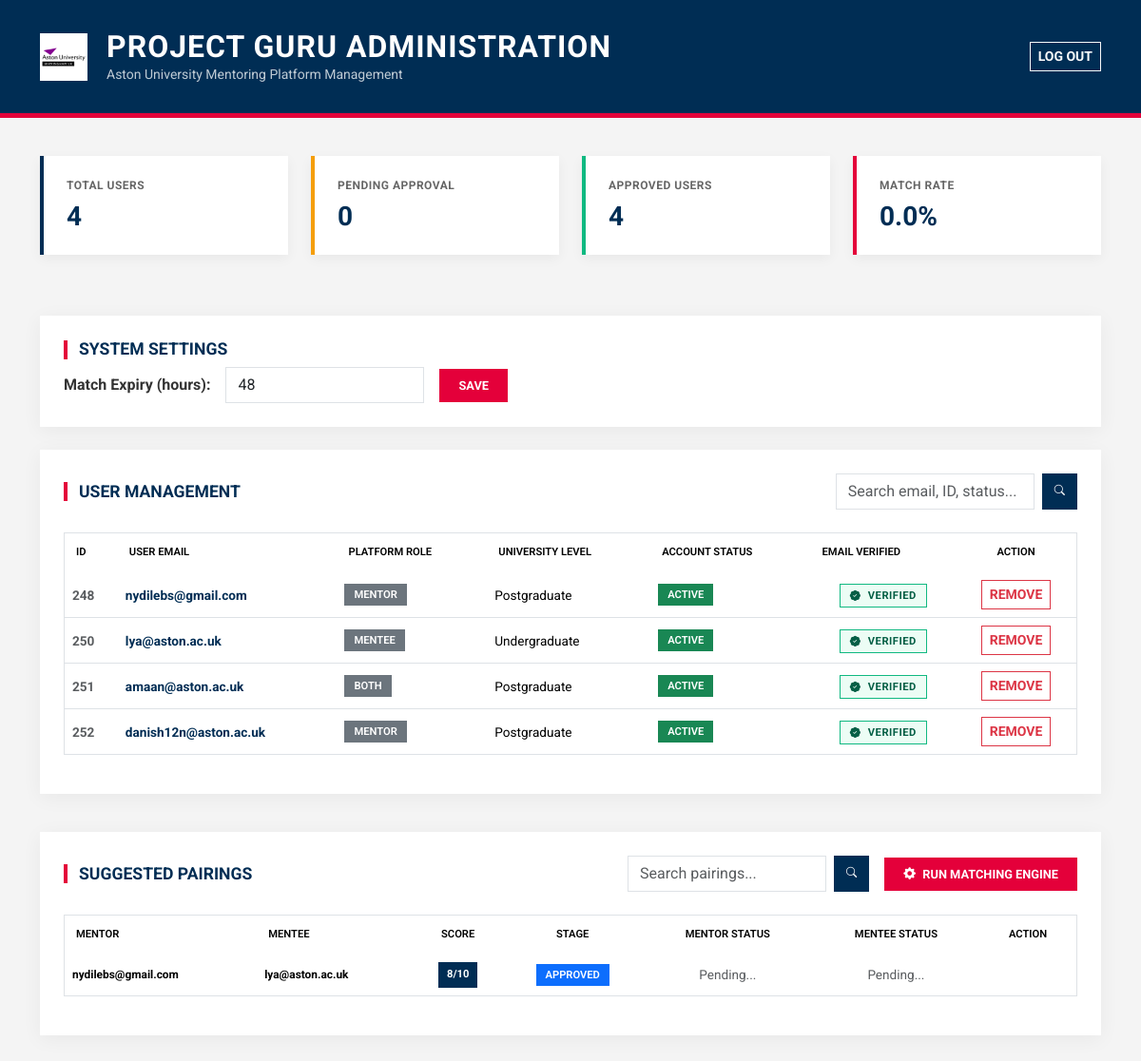
Before: /admin (signed in) with the older database file.
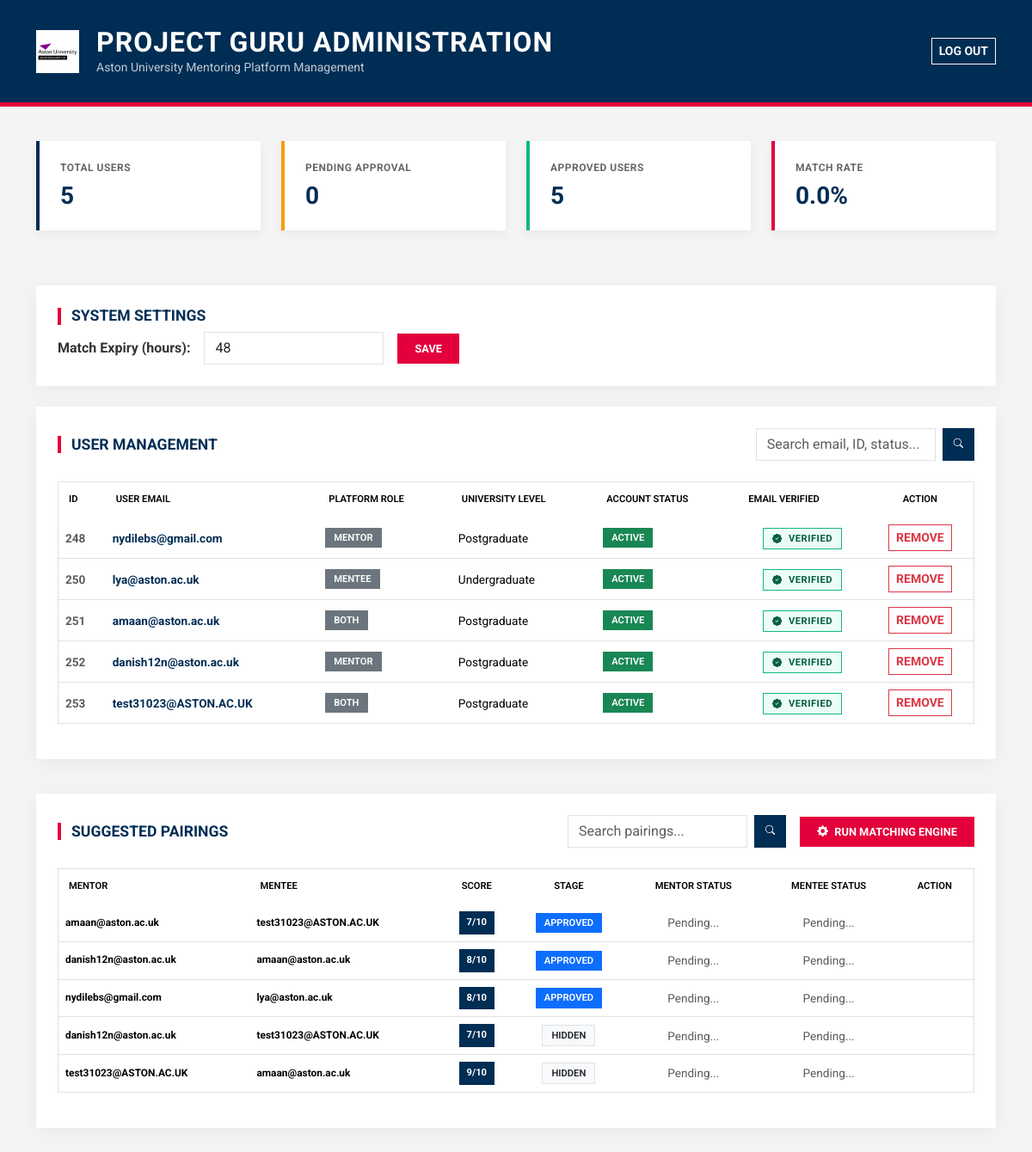
After: the same page with the newer database file.
### tables this page shows
CREATE TABLE users (
    id INTEGER PRIMARY KEY AUTOINCREMENT,
    email TEXT UNIQUE,
    password TEXT,
    role TEXT,
    level TEXT,
    experience TEXT,
    domain TEXT,
    availability TEXT,
    location TEXT,
    status TEXT
, verification_code TEXT, is_verified INTEGER DEFAULT 0, reset_code TEXT);

CREATE TABLE matches (
    id INTEGER PRIMARY KEY AUTOINCREMENT,
    mentor_id INTEGER,
    mentee_id INTEGER,
    score INTEGER,
    reason TEXT,
    status TEXT DEFAULT 'pending',
    mentor_response TEXT DEFAULT 'pending',
    mentee_response TEXT DEFAULT 'pending'
, created_at TEXT);

### app.py (the view)
@app.route("/admin")
def admin():
    if not session.get("admin_logged_in"):
        return redirect("/admin_login")
    conn = get_db()
    search = request.args.get("search", "").strip()
    if search:
        users = conn.execute("""
            SELECT u.*,
                   COALESCE(q.help_areas, 'Not filled') AS help_areas
            FROM users u
            LEFT JOIN questionnaires q ON u.id = q.user_id
            WHERE
                u.email LIKE ?
                OR u.id LIKE ?
                OR u.status LIKE ?
                OR u.is_verified LIKE ?
        """, (
            f"%{search}%",
            f"%{search}%",
            f"%{search}%",
            f"%{search}%"
        )).fetchall()
    else:
        users = conn.execute("""
            SELECT u.*,
                   COALESCE(q.help_areas, 'Not filled') AS help_areas
            FROM users u
            LEFT JOIN questionnaires q ON u.id = q.user_id
        """).fetchall()
    match_search = request.args.get("match_search", "").strip()
    if match_search:
        matches = conn.execute("""
            SELECT m.*,
                   u1.email AS mentor_email,
                   u2.email AS mentee_email
            FROM matches m

            JOIN users u1 ON m.mentor_id = u1.id
            JOIN users u2 ON m.mentee_id = u2.id

            WHERE
                u1.email LIKE ?
                OR u2.email LIKE ?

            ORDER BY
                CASE WHEN m.status = 'final' THEN 0 ELSE 1 END,
                m.created_at DESC
        """, (
            f"%{match_search}%",
            f"%{match_search}%"
        )).fetchall()
    else:
        matches = conn.execute("""
            SELECT m.*,
                   u1.email AS mentor_email,
                   u2.email AS mentee_email
            FROM matches m

            JOIN users u1 ON m.mentor_id = u1.id
            JOIN users u2 ON m.mentee_id = u2.id

            ORDER BY
                CASE WHEN m.status = 'final' THEN 0 ELSE 1 END,
                m.created_at DESC
        """).fetchall()
    total_users = conn.execute(
        "SELECT COUNT(*) FROM users"
    ).fetchone()[0]
    pending_users = conn.execute(
        "SELECT COUNT(*) FROM users WHERE status='pending'"
    ).fetchone()[0]
    approved_users = conn.execute(
        "SELECT COUNT(*) FROM users WHERE status='accepted'"
    ).fetchone()[0]
    total_matches = conn.execute(
        "SELECT COUNT(*) FROM matches"
    ).fetchone()[0]
    final_matches = conn.execute(
        "SELECT COUNT(*) FROM matches WHERE status='final'"
    ).fetchone()[0]
    success_rate = 0
    if total_matches > 0:
        success_rate = round((final_matches / total_matches) * 100, 2)
    conn.close()
    return render_template(
        "admin.html",
        users=users,
        matches=matches,
        total_users=total_users,
        pending_users=pending_users,
        approved_users=approved_users,
        success_rate=success_rate,
        search=search,
        match_search=match_search
    )

### app.py (called while the page is built)
def get_db():
    conn = sqlite3.connect("database.db", timeout=30)
    conn.row_factory = sqlite3.Row
    return conn

### templates/admin.html (shortened to what this page needs)
<!DOCTYPE html>
<html lang="en">
<head>
    <link href="https://cdn.jsdelivr.net/npm/bootstrap@5.3.2/dist/css/bootstrap.min.css" rel="stylesheet">
    <link rel="stylesheet" href="https://cdn.jsdelivr.net/npm/bootstrap-icons@1.11.3/font/bootstrap-icons.min.css">
</head>
<body>
<header class="admin-header">
    <div class="container d-flex justify-content-between align-items-center">
        <div class="d-flex align-items-center">
            <img src="{{ url_for('static', filename='aston_logo.png') }}" alt="Aston Logo" class="admin-logo">
            <div>
                <h2>Project GURU Administration</h2>
                <p class="mb-0 opacity-75 small">Aston University Mentoring Platform Management</p>
            </div>
        </div>
        <a href="/admin_logout" class="btn btn-outline-light btn-sm rounded-0 fw-bold">LOG OUT</a>
    </div>
</header>
<div class="container">
    <div class="row mb-5">
        <div class="col-md-3 mb-3">
            <div class="card stat-card p-4">
                <h6>Total Users</h6>
                <h3>{{ total_users }}</h3>
            </div>
        </div>
        <div class="col-md-3 mb-3">
            <div class="card stat-card p-4" style="border-left-color: #f59e0b;">
                <h6>Pending Approval</h6>
                <h3>{{ pending_users }}</h3>
            </div>
        </div>
        <div class="col-md-3 mb-3">
            <div class="card stat-card p-4" style="border-left-color: #10b981;">
                <h6>Approved Users</h6>
                <h3>{{ approved_users }}</h3>
            </div>
        </div>
        <div class="col-md-3 mb-3">
            <div class="card stat-card p-4" style="border-left-color: var(--aston-red);">
                <h6>Match Rate</h6>
                <h3>{{ success_rate }}%</h3>
            </div>
        </div>
    </div>
    <div class="section-container mb-4">
        <h4 class="section-title">System Settings</h4>
        <form action="/update_expiry" method="POST" class="d-flex align-items-center gap-3">
            <label class="fw-bold mb-0">Match Expiry (hours):</label>
            <input type="number" name="hours" min="1" value="48" class="form-control w-auto" required>
            <button class="btn btn-aston-red">Save</button>
        </form>
    </div>
    <div class="section-container">
        <div class="d-flex justify-content-between align-items-center mb-4">
            <h4 class="section-title mb-0">User Management</h4>
            <form method="GET" action="/admin" class="d-flex" style="max-width: 350px;">
                <input type="text" name="search" value="{{ search or '' }}" class="form-control" placeholder="Search email, ID, status...">
                <button class="btn btn-aston-navy ms-2"><i class="bi bi-search"></i></button>
            </form>
        </div>
        <div class="table-responsive">
            <table class="table table-hover border">
                <thead>
                    <tr>
                        <th>ID</th>
                        <th>User Email</th>
                        <th>Platform Role</th>
                        <th>University Level</th>
                        <th>Account Status</th>
                        <th>Email Verified</th>
                        <th class="text-center">Action</th>
                    </tr>
                </thead>
                <tbody>
                    {% for user in users %}
                    <tr class="{% if user.status|lower == 'pending' %}bg-pending{% endif %}">
                        <td class="fw-bold text-muted">{{ user.id }}</td>
                        <td><a href="/user_profile/{{ user.id }}" class="text-decoration-none fw-bold" style="color: var(--aston-navy);">{{ user.email }}</a></td>
                        <td><span class="badge bg-secondary">{{ user.role }}</span></td>
                        <td class="text-capitalize">{{ user.level|replace('_', ' ') if user.level else 'N/A' }}</td>
                        <td>
                            {% if user.status|lower == "accepted" %}
                                <span class="badge bg-success">Active</span>
                            {% elif user.status|lower == "pending" %}
                                <span class="badge bg-warning text-dark">Awaiting Approval</span>
                            {% else %}
                                <span class="badge bg-dark">{{ user.status }}</span>
                            {% endif %}
                        </td>
                        <td class="text-center">
                            {% if user.is_verified == 1 %}
                                <span class="badge-status badge-verified"><i class="bi bi-patch-check-fill me-1"></i> Verified</span>
                            {% else %}
                                <span class="badge-status badge-unverified"><i class="bi bi-exclamation-octagon-fill me-1"></i> Unverified</span>
                            {% endif %}
                        </td>
                        <td class="text-center">
                            <div class="btn-group">
                                <a href="/remove_user/{{ user.id }}" class="btn btn-outline-danger btn-sm rounded-0 fw-bold" onclick="return confirm('Permanently remove this user?');">REMOVE</a>
                            </div>
                        </td>
                    </tr>
                    {% endfor %}
                </tbody>
            </table>
        </div>
    </div>
    <div class="section-container">
        <div class="d-flex justify-content-between align-items-center mb-4">
            <h4 class="section-title mb-0">Suggested Pairings</h4>
            <div class="d-flex align-items-center gap-3">
                <form method="GET" action="/admin" class="d-flex" style="max-width: 300px;">
                    <input type="text" name="match_search" value="{{ match_search or '' }}" class="form-control" placeholder="Search pairings...">
                    <button class="btn btn-aston-navy ms-2"><i class="bi bi-search"></i></button>
                </form>
                <a href="/generate_matches" class="btn btn-aston-red">
                    <i class="bi bi-gear-fill me-1"></i> RUN MATCHING ENGINE
                </a>
            </div>
        </div>
        <div class="table-responsive">
            <table class="table table-hover border">
                <thead>
                    <tr>
                        <th>Mentor</th>
                        <th>Mentee</th>
                        <th class="text-center">Score</th>
                        <th class="text-center">Stage</th>
                        <th class="text-center">Mentor Status</th>
                        <th class="text-center">Mentee Status</th>
                        <th class="text-center">Action</th>
                    </tr>
                </thead>
                <tbody>
                    {% for m in matches %}
                    <tr>
                        <td class="small fw-bold">{{ m.mentor_email }}</td>
                        <td class="small fw-bold">{{ m.mentee_email }}</td>
                        <td class="text-center">
                            <a href="/match_details/{{ m.id }}" class="btn btn-aston-navy btn-sm">
                                {{ m.score }}/10
                            </a>
                        </td>
                        <td class="text-center">
                            {% if m.status == "final" %}
                                <span class="badge bg-success">Confirmed</span>
                            {% elif m.status == "approved" %}
                                <span class="badge bg-primary">Approved</span>
                            {% else %}
                                <span class="badge bg-light text-dark border">{{ m.status }}</span>
                            {% endif %}
                        </td>
                        <td class="text-center">
                            {% if m.mentor_response|lower == "accepted" %}
                                <a href="/feedback_history/{{ m.id }}/mentor"
                                   class="text-success fw-bold text-decoration-none">
                                   ACCEPTED
                                </a>
                            {% elif m.mentor_response|lower == "declined" %}
                                <span class="text-danger fw-bold">DECLINED</span>
                            {% else %}
                                <span class="text-muted">Pending...</span>
                            {% endif %}
                        </td>
                        <td class="text-center">
                            {% if m.mentee_response|lower == "accepted" %}
                                <a href="/feedback_history/{{ m.id }}/mentee"
                                   class="text-success fw-bold text-decoration-none">
                                   ACCEPTED
                                </a>
                            {% elif m.mentee_response|lower == "declined" %}
                                <span class="text-danger fw-bold">DECLINED</span>
                            {% else %}
                                <span class="text-muted">Pending...</span>
                            {% endif %}
                        </td>
                        <td class="text-center">
                        </td>
                    </tr>
                    {% endfor %}
                </tbody>
            </table>
        </div>
    </div>
</div>
</body>
</html>

### templates/admin.html (style rules this page uses)
:root { --aston-navy: #002d54; --aston-red: #e4003a; --aston-grey: #f4f4f4; --aston-dark-grey: #333333; }
body { background-color: var(--aston-grey); font-family: 'Roboto', Arial, sans-serif; color: var(--aston-dark-grey); }
.admin-header { background-color: var(--aston-navy); color: white; padding: 30px 0; border-bottom: 5px solid var(--aston-red); margin-bottom: 40px; }
.admin-header h2 { font-weight: 700; text-transform: uppercase; letter-spacing: 1px; margin: 0; }
.admin-logo { height: 50px; width: auto; margin-right: 20px; }
.stat-card { border: none; border-radius: 0; border-left: 4px solid var(--aston-navy); box-shadow: 0 4px 12px rgba(0,0,0,0.05); transition: transform 0.2s; }
.stat-card h6 { color: #666; text-transform: uppercase; font-size: 0.75rem; font-weight: 700; letter-spacing: 0.5px; }
.stat-card h3 { color: var(--aston-navy); font-weight: 700; margin: 0; }
.section-container { background: white; padding: 25px; box-shadow: 0 4px 20px rgba(0,0,0,0.05); margin-bottom: 40px; }
.section-title { color: var(--aston-navy); font-weight: 700; text-transform: uppercase; font-size: 1.1rem; display: flex; align-items: center; }
.section-title::before { content: ""; display: inline-block; width: 4px; height: 20px; background: var(--aston-red); margin-right: 12px; }
.table { font-size: 0.85rem; vertical-align: middle; }
.table thead { background-color: var(--aston-navy); color: white; }
.table thead th { font-weight: 600; text-transform: uppercase; font-size: 0.7rem; padding: 12px; border: none; }
.badge-status { border-radius: 0; font-weight: 700; text-transform: uppercase; font-size: 0.7rem; padding: 5px 10px; letter-spacing: 0.5px; border: 1px solid transparent; }
.badge-verified { background-color: #ecfdf5; color: #065f46; border-color: #10b981; }
.btn-aston-red { background-color: var(--aston-red); color: white; border: none; border-radius: 0; font-weight: 700; text-transform: uppercase; font-size: 0.8rem; padding: 8px 20px; }
.btn-aston-navy { background-color: var(--aston-navy); color: white; border-radius: 0; font-weight: 700; text-transform: uppercase; font-size: 0.7rem; }
.badge { border-radius: 0; font-weight: 600; padding: 6px 10px; text-transform: uppercase; font-size: 0.7rem; }
.form-control { border-radius: 0; }

Changed rows visible on the page:
added users: id "253", email "test31023@ASTON.AC.UK", role "BOTH", level "Postgraduate", status "ACTIVE", is_verified 1 (drawn)
added matches: mentor_email "amaan@aston.ac.uk", mentee_email "test31023@ASTON.AC.UK", score "7", status "APPROVED", mentor_response "Pending...", mentee_response "Pending..."
added matches: mentor_email "danish12n@aston.ac.uk", mentee_email "amaan@aston.ac.uk", score "8", status "APPROVED", mentor_response "Pending...", mentee_response "Pending..."
added matches: mentor_email "danish12n@aston.ac.uk", mentee_email "test31023@ASTON.AC.UK", score "7", status "HIDDEN", mentor_response "Pending...", mentee_response "Pending..."
added matches: mentor_email "test31023@ASTON.AC.UK", mentee_email "amaan@aston.ac.uk", score "9", status "HIDDEN", mentor_response "Pending...", mentee_response "Pending..."
Other visible differences:
{{ total_users }}: "4" → "5"
{{ approved_users }}: "4" → "5"
